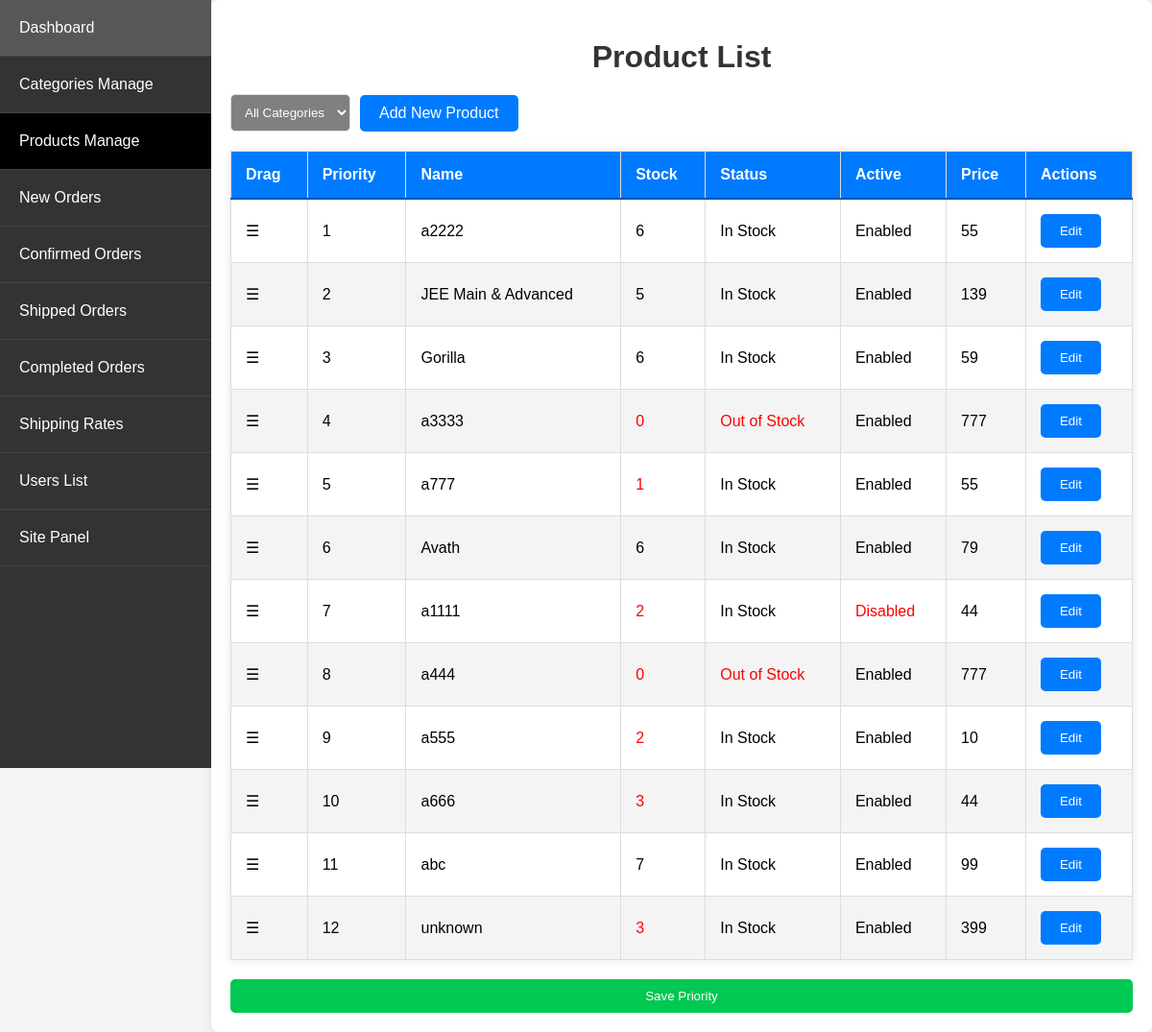
Before: /admin_app/admin_app/products/ (signed in) with the older database file.
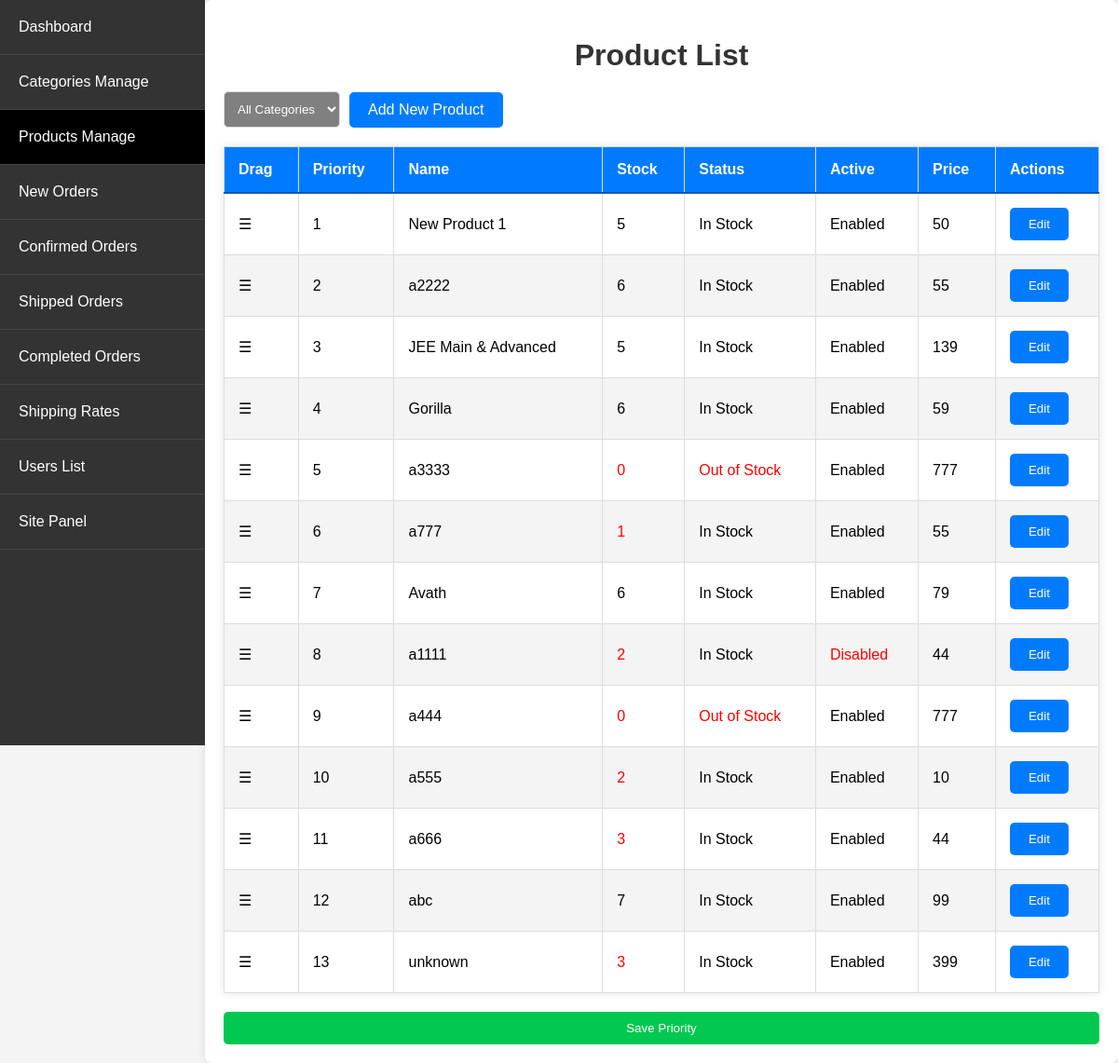
After: the same page with the newer database file.
### store/models.py (models this page shows, shortened)
class Product(models.Model):
    PRODUCT_STATUS_CHOICES = [
        ('in_stock', 'In Stock'),
        ('out_of_stock', 'Out of Stock'),
    ]
    name = models.CharField(max_length=250, unique=True)
    slug = models.SlugField(max_length=250, unique=True, blank=True)  # Make blank=True
    description = models.TextField(blank=True)
    old_price = models.DecimalField(max_digits=7, blank=True, null=True, decimal_places=0)
    new_price = models.DecimalField(max_digits=7, blank=False, decimal_places=0)
    category = models.ForeignKey(Category, on_delete=models.SET_NULL, null=True)
    image_1 = models.ImageField(upload_to='product')
    image_2 = models.ImageField(upload_to='product', blank=True)
    image_3 = models.ImageField(upload_to='product', blank=True)
    video_url = models.URLField(max_length=200, blank=True)
    stock = models.IntegerField()
    status = models.CharField(max_length=20, choices=PRODUCT_STATUS_CHOICES, default='in_stock')
    active = models.BooleanField(default=True)
    new = models.BooleanField(default=True)
    created = models.DateTimeField(auto_now_add=True)
    update = models.DateField(auto_now=True)
    priority = models.IntegerField(default=0, validators=[MinValueValidator(0)])
    class Meta:
        ordering = ['priority', 'name']
        verbose_name = 'product'
        verbose_name_plural = 'products'
    class Meta:
        ordering = ['priority', 'name']  # Update ordering to use priority first

### admin_app/views.py (the view)
# urls.py: path('admin_app/products/', views.product_list, name='product_list'),
@login_required
@user_passes_test(is_admin)
def product_list(request):
    categories = Category.objects.all()
    selected_category = request.GET.get('category')
    if selected_category:
        products = Product.objects.filter(category_id=selected_category)
    else:
        products = Product.objects.all().order_by('priority', 'name')
    context = {
        'products': products,
        'categories': categories,
        'selected_category': selected_category,
    }
    return render(request, 'admin_app/product_list.html', context)

### admin_app/views.py (called while the page is built)
def is_admin(user):
    return user.is_superuser

### store/context_processors.py (called while the page is built)
def menu_link(request): # this function don't wanna call to work, it's defined in setting to work
    links_list = Category.objects.annotate(
        num_products=Count('product', filter=Q(product__active=True, product__stock__gt=0))
    ).filter(num_products__gt=0).order_by('priority', 'name')  # Add an order_by clause here
    paginator3 = Paginator(links_list, 8)
    try:
        page = int(request.GET.get('page', '1'))
    except:
        page = 1
    try:
        links = paginator3.page(page)
    except (InvalidPage, EmptyPage):
        links = paginator3.page(paginator3.num_pages)
    return dict(links=links)

def cart_data(request):
    data = cartData(request)
    cartItems = data['cartItems']
    return {'cartItems': cartItems}

def wishlist_count(request):
    if request.user.is_authenticated:
        wishlist_count = Wishlist.objects.filter(user=request.user).count()
    else:
        cookie_data = cookieWishlist(request)
        wishlist_count = cookie_data['wishlist_count']
    return {'wishlist_count': wishlist_count}

### store/models.py (called while the page is built)
    @property
    def get_cart_items(self):
        orderitems = self.orderitem_set.all()
        total = sum([item.quantity for item in orderitems])
        return total

### store/utils.py (called while the page is built)
def cartData(request):
    if request.user.is_authenticated:
        customer = request.user.customer
        order, created = Order.objects.get_or_create(customer=customer, complete=False)
        items = order.orderitem_set.all()
        cartItems = order.get_cart_items
        total_price_difference = sum((item.product.old_price - item.product.new_price if item.product.old_price else 0) * item.quantity for item in items)
    else:
        cookieData = cookieCart(request)
        cartItems = cookieData['cartItems']
        order = cookieData['order']
        items = cookieData['items']
        total_price_difference = cookieData['total_price_difference']
    return {'cartItems': cartItems, 'order': order, 'items': items, 'total_price_difference': total_price_difference}

### admin_app/templates/admin_app/product_list.html (shortened to what this page needs)
{% extends 'admin_app/base_admin.html' %}
{% block content %}
<h1>Product List</h1>
<div class="filter-container">
    <form method="get" action="{% url 'admin_app:product_list' %}">
        <select name="category" onchange="this.form.submit()" style="background-color: grey;">
            <option value="">All Categories</option>
        </select>
    </form>
    <a href="{% url 'admin_app:product_create' %}" class="button_proudct_list">Add New Product</a>
</div>
<table id="product-table">
    <thead>
        <tr>
            <th>Drag</th>
            <th>Priority</th>
            <th>Name</th>
            <th>Stock</th>
            <th>Status</th>
            <th>Active</th>
            <th>Price</th>
            <th>Actions</th>
        </tr>
    </thead>
    <tbody>
        {% for product in products %}
        <tr data-id="{{ product.id }}">
            <td class="drag-handle">&#9776;</td>
            <td>{{ forloop.counter }}</td>
            <td>{{ product.name }}</td>
            <td class="{% if product.stock < 4 %}low-stock{% endif %}">{{ product.stock }}</td>
            <td class="{% if product.status == 'out_of_stock' %}low-stock{% endif %}">
                {% if product.status == 'in_stock' %}
                    In Stock
                {% else %}
                    Out of Stock
                {% endif %}
            </td>
            <td class="{% if not product.active %}inactive{% endif %}">
                {% if product.active %}
                    Enabled
                {% else %}
                    Disabled
                {% endif %}
            </td>
            <td>{{ product.new_price }}</td>
            <td>
                <a href="{% url 'admin_app:product_update' product.pk %}">
                    <button type="button" class="btn btn-primary">Edit</button>
                </a>
            </td>
        </tr>
        {% endfor %}
    </tbody>
</table>
<button id="save-priority" class="btn btn-primary" disabled style="
    width: 100%;
    background-color: #00c851"
    >Save Priority</button>
{% endblock %}

### admin_app/templates/admin_app/base_admin.html (shortened to what this page needs)
{% load static %}
<!DOCTYPE html>
<html lang="en">
<head>
    <link rel="stylesheet" href="{% static 'CSS/admin_dashboard.css' %}">
</head>
<body>
    <div class="wrapper">
        <ul class="sidebar">
            <li style="padding: 0px;" class="{% if request.resolver_match.url_name == 'dashboard' %}active{% endif %}">
                <a style="padding: 20px;" href="{% url 'admin_app:dashboard' %}">Dashboard</a>
            </li>
            <li style="padding: 0px;" class="{% if request.resolver_match.url_name == 'category_list' %}active{% endif %}">
                <a style="padding: 20px;" href="{% url 'admin_app:category_list' %}">Categories Manage</a>
            </li>
            <li style="padding: 0px;" class="{% if request.resolver_match.url_name == 'product_list' %}active{% endif %}">
                <a style="padding: 20px;" href="{% url 'admin_app:product_list' %}">Products Manage</a>
            </li>
            <li style="padding: 0px;" class="{% if request.resolver_match.url_name == 'processing_orders' %}active{% endif %}">
                <a style="padding: 20px;" href="{% url 'admin_app:processing_orders' %}">New Orders</a>
            </li>
            <li style="padding: 0px;" class="{% if request.resolver_match.url_name == 'confirmed_orders' %}active{% endif %}">
                <a style="padding: 20px;" href="{% url 'admin_app:confirmed_orders' %}">Confirmed Orders</a>
            </li>
            <li style="padding: 0px;" class="{% if request.resolver_match.url_name == 'shipped_orders' %}active{% endif %}">
                <a style="padding: 20px;" href="{% url 'admin_app:shipped_orders' %}">Shipped Orders</a>
            </li>
            <li style="padding: 0px;" class="{% if request.resolver_match.url_name == 'completed_orders' %}active{% endif %}">
                <a style="padding: 20px;" href="{% url 'admin_app:completed_orders' %}">Completed Orders</a>
            </li>
            <li style="padding: 0px;" class="{% if request.resolver_match.url_name == 'shipping_rate_list' %}active{% endif %}">
                <a style="padding: 20px;" href="{% url 'admin_app:shipping_rate_list' %}">Shipping Rates</a>
            </li>
            <li style="padding: 0px;" class="{% if request.resolver_match.url_name == 'users_list' %}active{% endif %}">
                <a style="padding: 20px;" href="{% url 'admin_app:users_list' %}">Users List</a>
            </li>
            <li style="padding: 0px;">
                <a style="padding: 20px;" href="{% url 'store_app:allProdCat' %}">Site Panel</a>
            </li>
        </ul>
        <div class="container">
            {% block content %}
            {% endblock %}
        </div>
    </div>
</body>
</html>

### static/CSS/admin_dashboard.css (style rules this page uses)
body { font-family: Arial, sans-serif; background-color: #f4f4f4; margin: 0; padding: 0; }
.wrapper { display: flex; }
.sidebar { width: 220px; background-color: #333; padding: 0; margin: 0; list-style: none; height: 100vh; position: fixed; top: 0; left: 0; overflow-y: auto; }
.sidebar li { border-bottom: 1px solid #444; }
.sidebar a { display: block; color: white; text-decoration: none; padding: 15px 20px; transition: background 0.3s; }
.container { margin-left: 220px; padding: 20px; width: calc(100% - 220px); box-sizing: border-box; background: #fff; box-shadow: 0 0 10px rgba(0, 0, 0, 0.1); border-radius: 8px; }
h1 { text-align: center; color: #333; margin-bottom: 20px; }
table { width: 100%; border-collapse: collapse; margin-bottom: 20px; box-shadow: 0 0 10px rgba(0, 0, 0, 0.1); }
thead { background: #007bff; color: #fff; }
thead th { padding: 15px; text-align: left; border-bottom: 2px solid #0056b3; }
tbody tr:nth-child(even) { background: #f4f4f4; }
td, th { padding: 15px; border: 1px solid #ddd; }
td a { color: #007bff; text-decoration: none; transition: color 0.3s; }
button { display: inline-block; padding: 10px 20px; border: none; border-radius: 5px; cursor: pointer; transition: background 0.3s; }
form { display: flex; flex-direction: column; gap: 15px; }
form input, form select, form textarea { padding: 10px; border: 1px solid #ddd; border-radius: 5px; box-sizing: border-box; }
.button_proudct_list { display: inline-block; padding: 10px 20px; background: #007bff; color: #fff; text-decoration: none; border-radius: 5px; transition: background 0.3s; }
.btn-primary { color:#fff;background-color:#007bff;border-color:#007bff }
.btn-primary.disabled,.btn-primary:disabled { color:#fff;background-color:#007bff;border-color:#007bff }

### admin_app/templates/admin_app/base_admin.html (style rules this page uses)
.sidebar li.active { background-color: black; }
.sidebar li.active a { color: white; }

### admin_app/templates/admin_app/product_list.html (style rules this page uses)
.inactive { color: red; }
.low-stock { color: red; }
.filter-container { display: flex; align-items: center; margin-bottom: 20px; }
.filter-container select { margin-right: 10px; background: #007bff; color: #fff; }
.drag-handle { cursor: move; user-select: none; }
.drag-handle { cursor: grab; user-select: none; }

Changed rows visible on the page:
added Product: name "New Product 1", stock "5", status "In Stock", active "Enabled", new_price "50"
